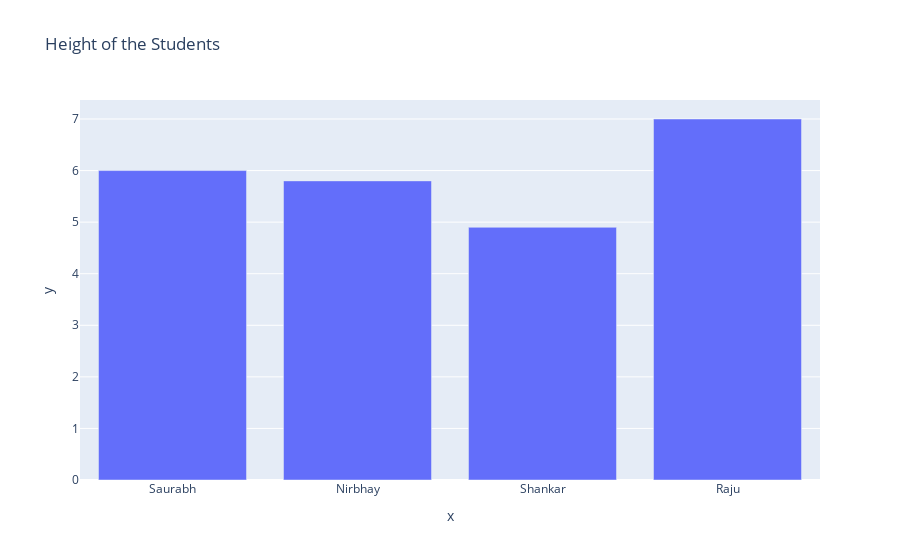

Notebook cell for this chart:
### Markdown cell above
## Save chart in the HTML form

### Code cell
# save theplot in png file

fig=px.bar(x=names, y=height, title="Height of the Students")

fig.show()

# save the plot in html file

fig.write_html("./output/01_barplot.html")

### Figure 1 — Plotly figure (JSON) as saved in the notebook; plotly's stock layout.template omitted (floating-point values rounded to 4 significant figures)
{"data": [{"alignmentgroup": "True", "hovertemplate": "x=%{x}<br>y=%{y}<extra></extra>", "legendgroup": "", "marker": {"color": "#636efa", "pattern": {"shape": ""}}, "name": "", "offsetgroup": "", "orientation": "v", "showlegend": false, "textposition": "auto", "type": "bar", "x": ["Saurabh", "Nirbhay", "Shankar", "Raju"], "xaxis": "x", "y": [6, 5.8, 4.9, 7], "yaxis": "y"}], "layout": {"barmode": "relative", "legend": {"tracegroupgap": 0}, "title": {"text": "Height of the Students"}, "xaxis": {"anchor": "y", "domain": [0, 1], "title": {"text": "x"}}, "yaxis": {"anchor": "x", "domain": [0, 1], "title": {"text": "y"}}}}
